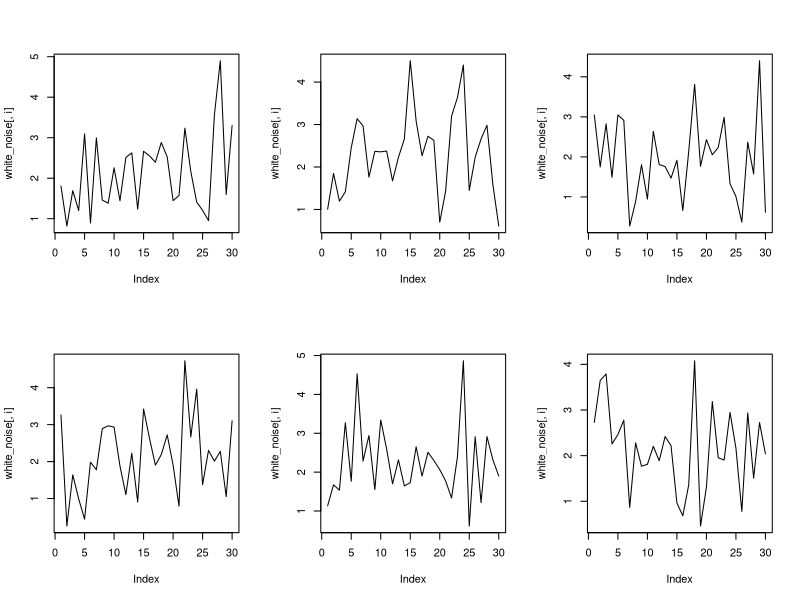

Write the R code that produced this figure. (Note: this script raises an error after producing the figure.)
# Kanamycin schedules for the noise experiment: 30 daily transfers, 6 patches per regime
# White noise: truncated normal series (mean 2, sd 1, lower bound 0)
# Red noise: the same values reordered to a lag-1 autocorrelation of 0.8
# Writes the series and the daily kanamycin volumes (µl of the 1 mg/ml stock) to schedules/
# run from the repository folder

require(truncnorm)
library(tidyverse)

find_tr_mu_sd = function(mu_desired, sd_desired, a) {
  # mu_desired: desired mean
  # sd_desired: desired sd
  # a: lower bound
  
  optfun = function(par) {
    mu_parametric = par[1]
    sd_parametric = par[2]
    
    alpha = (a - mu_parametric)/sd_parametric
    Z = 1 - pnorm(alpha)
    
    mu_realised = mu_parametric + sd_parametric*dnorm(alpha)/Z
    
    sd_realised = sqrt(sd_parametric^2*(1+alpha*dnorm(alpha)/Z-(dnorm(alpha)/Z)^2))
    
    sum(c((mu_realised-mu_desired)^2, (sd_realised-sd_desired)^2))
  }
  
  optout = optim(par = c(mu_desired, sd_desired), optfun)
  optout$par
}


# generate random variable with desired distribution
tr_pars = find_tr_mu_sd(mu_desired = 2, sd_desired = 1, a = 0) 

#x = rtruncnorm(n = 30, a = 0,
#               mean = tr_pars[1], sd = tr_pars[2])
#mean(x)
#sd(x)
#hist(x)

set.seed(2023)
white_noise <- as.data.frame(replicate(n = 6, rtruncnorm(n = 30, a = 0,
                            mean = tr_pars[1], sd = tr_pars[2]) , simplify = T))

par(mfrow = c(2, 3)) 
for (i in 1:ncol(white_noise)){
  plot(white_noise[,i], type = 'l')
}

apply(white_noise, 2, mean)
apply(white_noise, 2, sd)

write.table(white_noise, "schedules/white_noise_mean2_sd1.txt", sep="\t", dec= ",") 

par(mfrow = c(2, 3)) 
for (i in 1:ncol(white_noise)){
  plot(hist(white_noise[,i]))
}

#Once you've done that, you can restructure x to add whatever 
#temporal autocorrelation you want. Below are two functions - 
#one that lets you tune autocorrelation, and one that should 
#automatically let you set any level of autocorrelation that you want.


# add temporal autocorrelation to the resulting variable
redify_noise = function(x, weight = 2) {
  # x: a random variable
  # weight: how strong should autocorrelation be?#
  # higher weight gives stronger autocorr
  
  xred = numeric(length(x))
  xused = rep(0, length(x))
  
  startpoint = sample(length(x), 1)
  xred[1] = x[startpoint]
  xused[startpoint] = 1
  
  for(i in 2:length(x)) {
    wt = exp(-abs(weight) * abs(xred[i-1]-x[xused == 0]))
    wt = wt/sum(wt)
    
    if(length(wt) > 1) {
      ps = sample(which(xused == 0), 1, prob = wt)
    } else {
      ps = which(xused == 0)
    }
    
    xred[i] = x[ps]
    xused[ps] = 1
  }
  
  xred
}

#redx = redify_noise(x, weight = 2)
#mean(redx)
#sd(redx)
#hist(redx)
# unchanged mean and sd

#plot(redx, type = 'l')
#cor(redx[-1], redx[-length(redx)])
#cor(x[-1], x[-length(x)])
# but with added autocorrelation

#redify the 6 series 
set.seed(2023)
redified <- as.data.frame(apply(white_noise,2,redify_noise))
write.table(redified, "schedules/redified_mean2_sd1_weight2.txt", sep="\t", dec= ",") 

par(mfrow = c(2, 3)) 
for (i in 1:ncol(redified)){
  plot(redified[,i], type = 'l')
}

par(mfrow = c(2, 3)) 
for (i in 1:ncol(redified)){
  hist(redified[,i])
}

apply(redified, 2, mean)
apply(redified, 2, sd)

# generate series with fixed autocorrelation strength
fixedred = function(x, cor_desired = 0.8, weight0 = 1, maxiter = 1000, delta = 0.05, stepsize = 0.1) {
  # x: random variable
  # cor_desired: what is the desired temporal autocorrelation? must be between 0 and 1
  # weight0: starting point for weight - defaults to 1
  # maxiter: maximum number of iterations
  # delta: tolerance (i.e. how close to cor_desired to we need to get?)
  # stepsize: size of steps in weights used by optimizer
  
  weightuse = weight0
  n = 0
  while(n < maxiter) {
    xred = redify_noise(x, weight = weightuse)
    xcor = cor(xred[-1], xred[-length(xred)])
    
    if(abs((xcor-cor_desired)/cor_desired) < delta) {
      n = maxiter
    } else {
      weightuse = weightuse + sign(cor_desired - xcor)*stepsize
    }
  }
  
  return(list(xred=xred, xcor = xcor, weight = weightuse))
}


#red_out = fixedred(x, cor_desired = 0.9)
#plot(red_out$xred, type = 'l')
#red_out$xcor
#hist(red_out$xred)


#redify the 6 series 
set.seed(2023)
fixed    <- lapply(white_noise, fixedred, cor_desired = 0.8)
fixed_corr_red <- cbind.data.frame(V1=fixed$V1$xred, V2=fixed$V2$xred, V3=fixed$V3$xred, 
                   V4=fixed$V4$xred, V5=fixed$V5$xred, V6=fixed$V6$xred)

write.table(fixed_corr_red, "schedules/fixed_corr_red_mean2_sd1_corr0.8.txt", sep="\t", dec= ",") 

par(mfrow = c(2, 3)) 
for (i in 1:ncol(fixed_corr_red)){
  plot(fixed_corr_red[,i], type = 'l')
}

apply(fixed_corr_red, 2, mean)
apply(fixed_corr_red, 2, sd)

par(mfrow = c(2, 3)) 
for (i in 1:ncol(fixed_corr_red)){
  hist(fixed_corr_red[,i])
}  
  
#calculate the amount will be taken from the stock solution 1mg/ml
  
white.kan.mean2.sd1    <- round((white_noise * 6), 1)
red.kan.mean2.sd1.w2   <- round((redified * 6), 1)
red.kan.mean2.sd1.c0.8 <- round((fixed_corr_red * 6), 1)
  
write.table(white.kan.mean2.sd1, "schedules/white.kan.mean2.sd1.txt", sep="\t", dec= ",") 
write.table(red.kan.mean2.sd1.w2, "schedules/red.kan.mean2.sd1.w2.txt", sep="\t", dec= ",") 
write.table(red.kan.mean2.sd1.c0.8, "schedules/red.kan.mean2.sd1.c0.8.txt", sep="\t", dec= ",")  

#I'll use white and fixedred series

#Constant treatment
constant.d <- summary(rbind(gather(white_noise), gather(fixed_corr_red)))
  
#control 1-6
round(0.2558 * 6, 1)
round(1.4679 * 6, 1)
round(2.1644 * 6, 1)
round(2.1540 * 6, 1)
round(2.7264 * 6, 1)
round(4.9004 * 6, 1)
  
